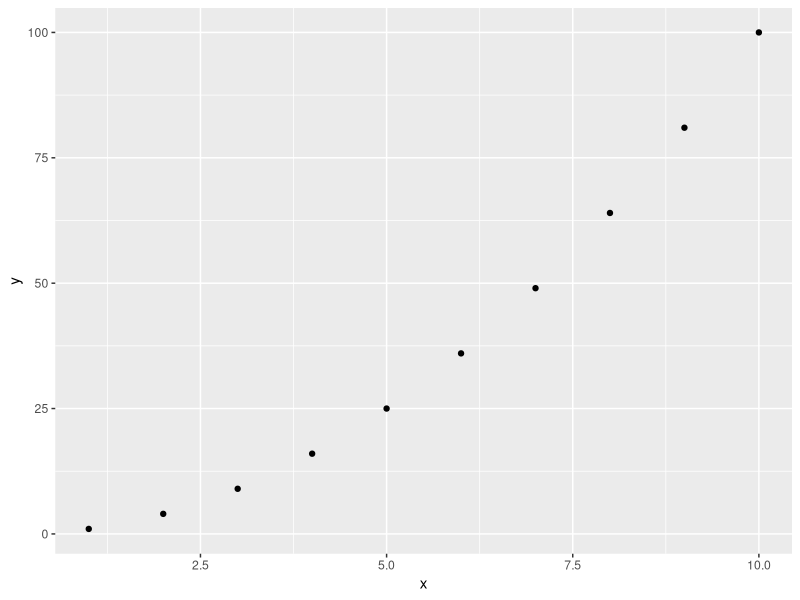

Source code (R):
## ---- chunk 1
knitr::opts_chunk$set(echo = TRUE)
## ---- chunk 2
library(tidyverse)
## ---- chunk 3
x <- 1:10
y <- x**2

df <- tibble(x = x,
             y = y)

ggplot(df, aes(x = x, y = y))+
  geom_point()
## ---- chunk 4

